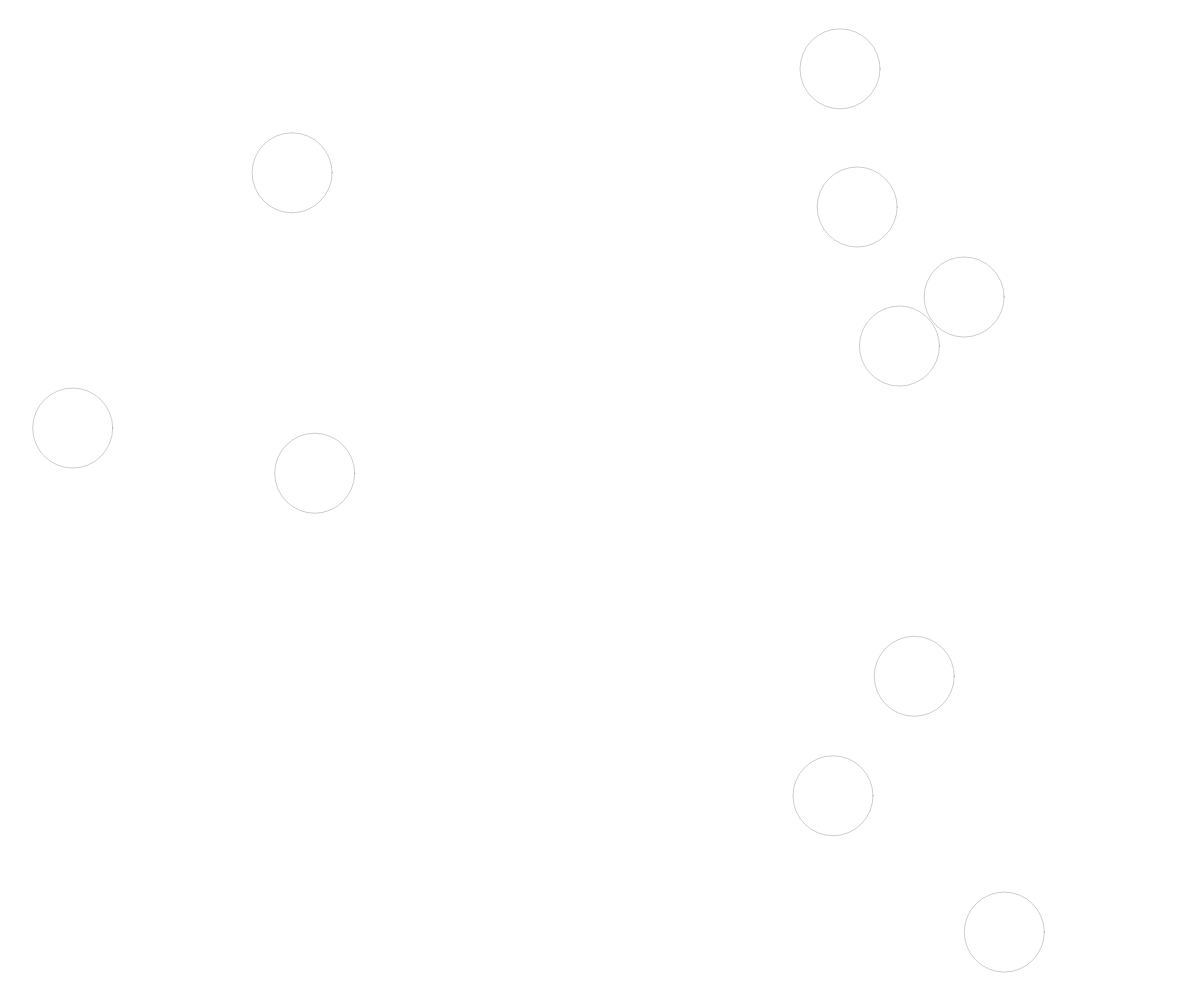
Frame 1 (no input)
Frame 60 (no input): identical to frame 1, image omitted
Frame 120 (the mouse pressed at the canvas centre since frame 60): identical to frame 1, image omitted

The p5.js sketch that drew this single still picture (run headless with seeded random() and noise() and a simulated clock; from frame 60 on, the mouse is pressed at the canvas centre):

// p5.js sketch
// ── sketch.js
var cx = []; 
var cy = []; 
var N, i;

function setup() { 
	createCanvas(windowWidth, windowHeight);
	N = 10;
	for (i=0; i<N; i++) {
		cx[i] = random(0, width);
	cy[i] = random(0, height); 
	}
}

function draw() { 
	background(255); 
	noFill(); 
	stroke(0, 50);

	for (i=0; i<N; i++) {
		cx[i] + random(-10, 10); 
		cy[i] + random(-10, 10);
		ellipse(cx[i], cy[i], 80, 80); 
	}
}

// ── slash_js.js
function setup() {
  createCanvas(windowWidth, windowHeight);
  background(255);
}
function draw() {
  background(255, 0, 0);
  randomSeed(0);
  strokeWeight(3);
  var x, y;
  var delta = map(mouseX, 0, windowWidth, 10, 100);
  for (y=0; y<windowHeight; y+=delta) {
    for (x=0; x<windowWidth; x+=delta) {
      var r = random(0, 1);
      if (r < 0.8) {
        line(x, y, x+delta, y+delta);
      } else {
        line(x+delta, y, x, y+delta);
      }
    }
  }
}
